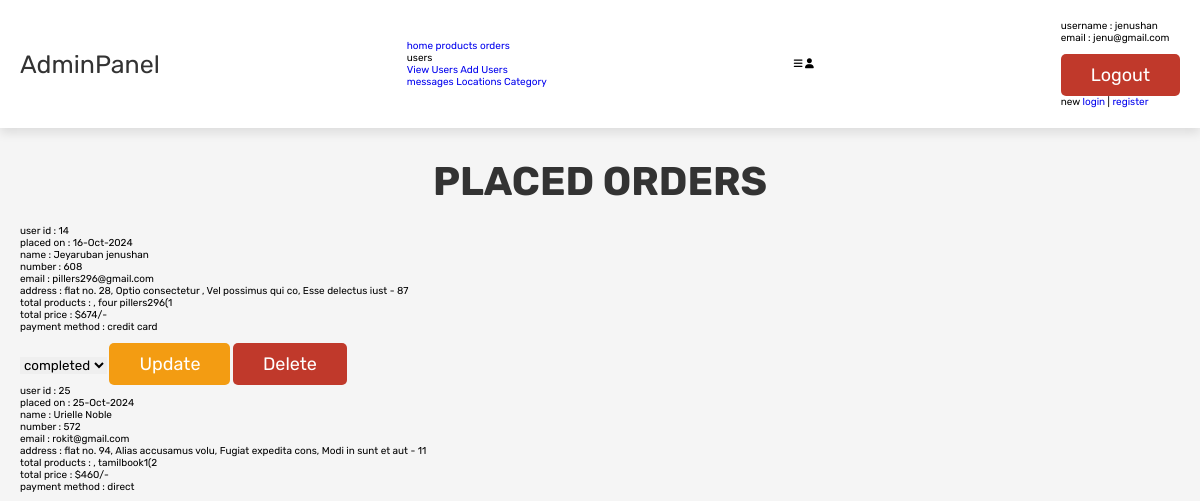
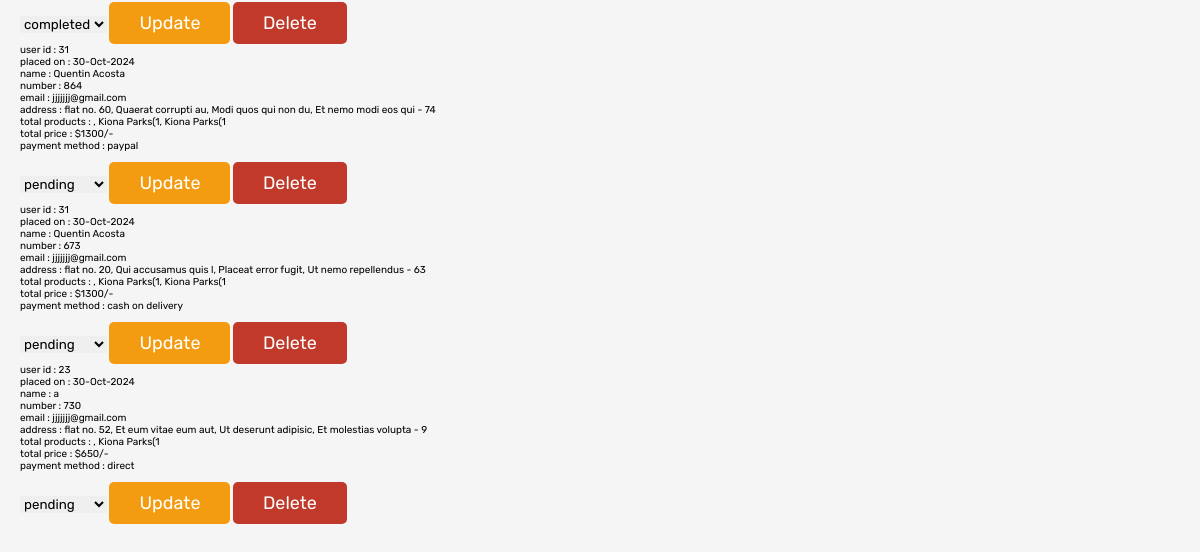
Before: /admin/admin_order.php (signed in) with the older database file (2 pictures, top to bottom).
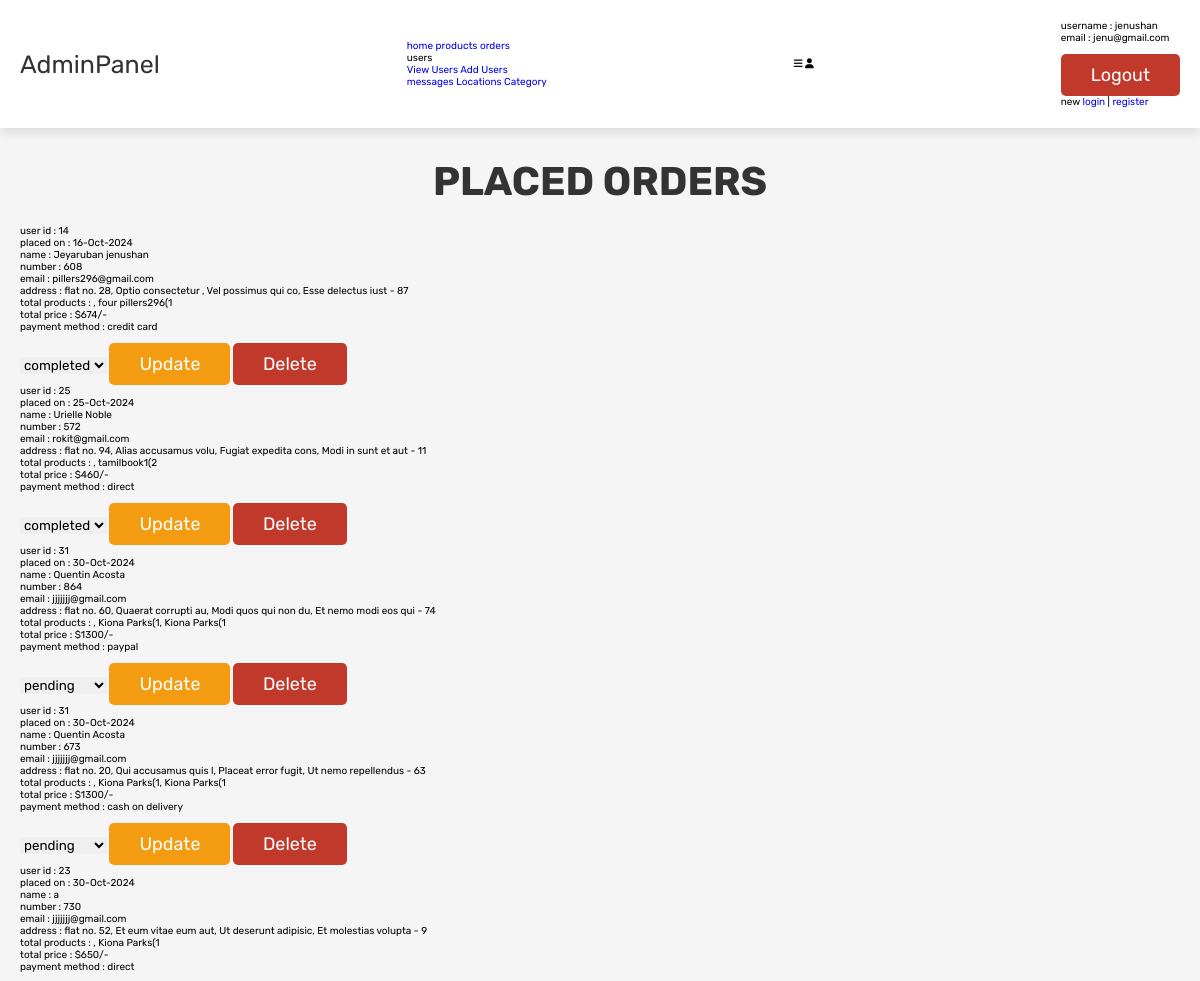
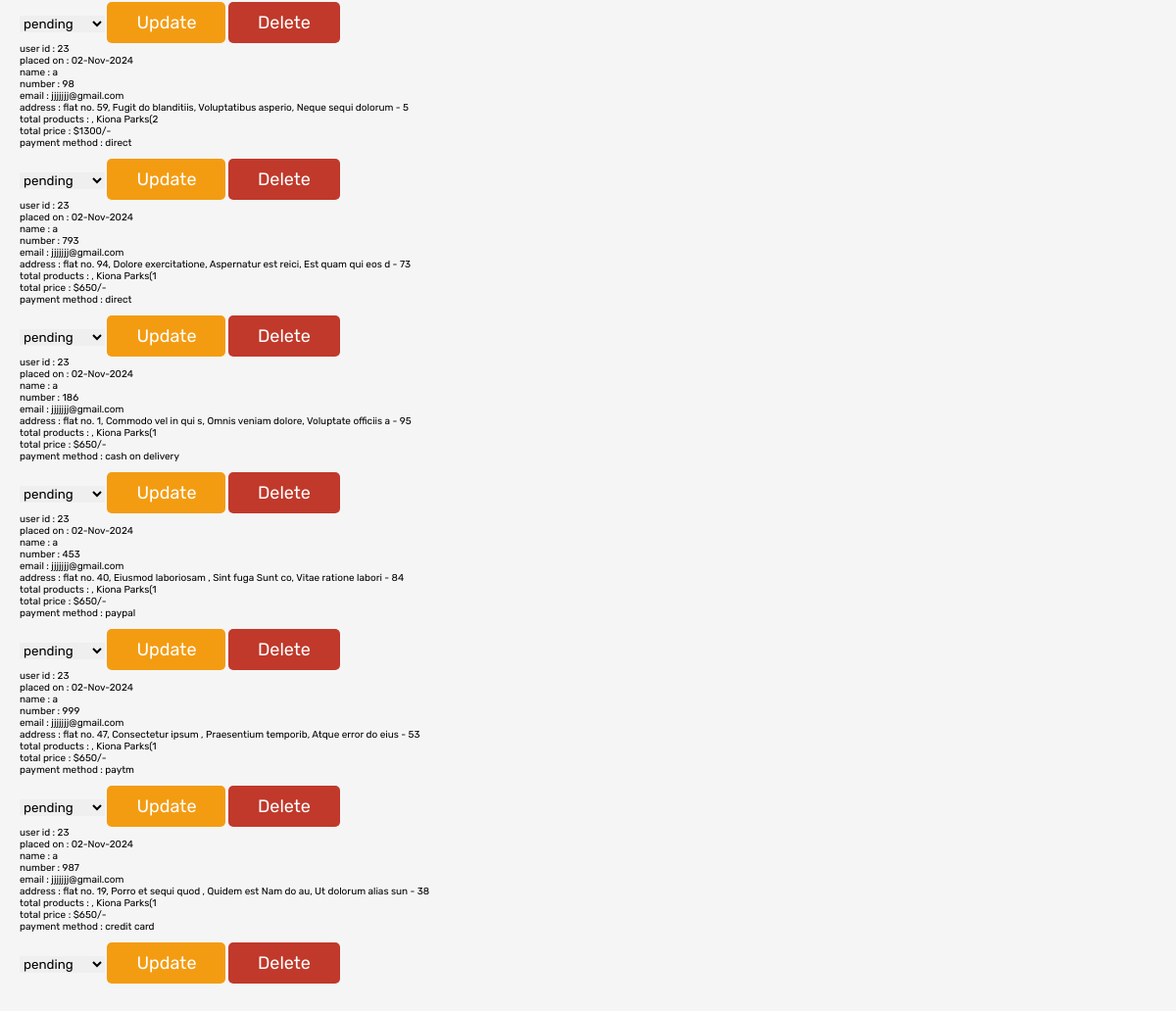
After: the same page with the newer database file (2 pictures, top to bottom).
### tables this page shows
CREATE TABLE `orders` (
  `id` int(11) NOT NULL,
  `user_id` int(11) NOT NULL,
  `name` varchar(100) NOT NULL,
  `number` varchar(100) NOT NULL,
  `email` varchar(100) NOT NULL,
  `method` varchar(50) NOT NULL,
  `address` varchar(100) NOT NULL,
  `total_products` varchar(1000) NOT NULL,
  `total_price` int(100) NOT NULL,
  `placed_on` varchar(50) NOT NULL,
  `payment_status` varchar(100) NOT NULL DEFAULT 'pending'
);

### admin/admin_order.php (the view, shortened to what this page needs)
<?php
include '../config.php';
?>
<!DOCTYPE html>
<html lang="en">
<head>
   <link rel="stylesheet" href="https://cdnjs.cloudflare.com/ajax/libs/font-awesome/6.0.0/css/all.min.css">
   <link rel="stylesheet" href="../css/admin_style.css">
</head>
<body>
<?php include 'admin_header.php'; ?>
<section class="orders">
   <h1 class="title">placed orders</h1>
   <div class="box-container">
      <?php
      $select_orders = mysqli_query($conn, "SELECT * FROM `orders`") or die('query failed');
      if(mysqli_num_rows($select_orders) > 0){
         while($fetch_orders = mysqli_fetch_assoc($select_orders)){
      ?>
      <div class="box">
         <p> user id : <span><?php echo $fetch_orders['user_id']; ?></span> </p>
         <p> placed on : <span><?php echo $fetch_orders['placed_on']; ?></span> </p>
         <p> name : <span><?php echo $fetch_orders['name']; ?></span> </p>
         <p> number : <span><?php echo $fetch_orders['number']; ?></span> </p>
         <p> email : <span><?php echo $fetch_orders['email']; ?></span> </p>
         <p> address : <span><?php echo $fetch_orders['address']; ?></span> </p>
         <p> total products : <span><?php echo $fetch_orders['total_products']; ?></span> </p>
         <p> total price : <span>$<?php echo $fetch_orders['total_price']; ?>/-</span> </p>
         <p> payment method : <span><?php echo $fetch_orders['method']; ?></span> </p>
         <form action="" method="post">
            <select name="update_payment">
               <option value="" selected disabled><?php echo $fetch_orders['payment_status']; ?></option>
            </select>
            <input type="submit" value="update" name="update_order" class="option-btn">
            <a href="admin_order.php?delete=<?php echo $fetch_orders['id']; ?>" onclick="return confirm('delete this order?');" class="delete-btn">delete</a>
         </form>
      </div>
      <?php
         }
      }else{
         echo '<p class="empty">no orders placed yet!</p>';
      }
      ?>
   </div>
</section>
</body>
</html>

Changed rows visible on the page:
added orders: user "23", placed_on "02-Nov-2024", name "a", number "98", email "jjjjjjj@gmail.com", address "flat no. 59, Fugit do blanditiis, Voluptatibus asperio, Neque sequi dolorum - 5", total_products ", Kiona Parks(2", total_price "1300", method "direct", update_payment "pending"
added orders: user "23", placed_on "02-Nov-2024", name "a", number "793", email "jjjjjjj@gmail.com", address "flat no. 94, Dolore exercitatione, Aspernatur est reici, Est quam qui eos d - 73", total_products ", Kiona Parks(1", total_price "650", method "direct", update_payment "pending"
added orders: user "23", placed_on "02-Nov-2024", name "a", number "186", email "jjjjjjj@gmail.com", address "flat no. 1, Commodo vel in qui s, Omnis veniam dolore, Voluptate officiis a - 95", total_products ", Kiona Parks(1", total_price "650", method "cash on delivery", update_payment "pending"
added orders: user "23", placed_on "02-Nov-2024", name "a", number "453", email "jjjjjjj@gmail.com", address "flat no. 40, Eiusmod laboriosam , Sint fuga Sunt co, Vitae ratione labori - 84", total_products ", Kiona Parks(1", total_price "650", method "paypal", update_payment "pending"
added orders: user "23", placed_on "02-Nov-2024", name "a", number "999", email "jjjjjjj@gmail.com", address "flat no. 47, Consectetur ipsum , Praesentium temporib, Atque error do eius - 53", total_products ", Kiona Parks(1", total_price "650", method "paytm", update_payment "pending"
added orders: user "23", placed_on "02-Nov-2024", name "a", number "987", email "jjjjjjj@gmail.com", address "flat no. 19, Porro et sequi quod , Quidem est Nam do au, Ut dolorum alias sun - 38", total_products ", Kiona Parks(1", total_price "650", method "credit card", update_payment "pending"
